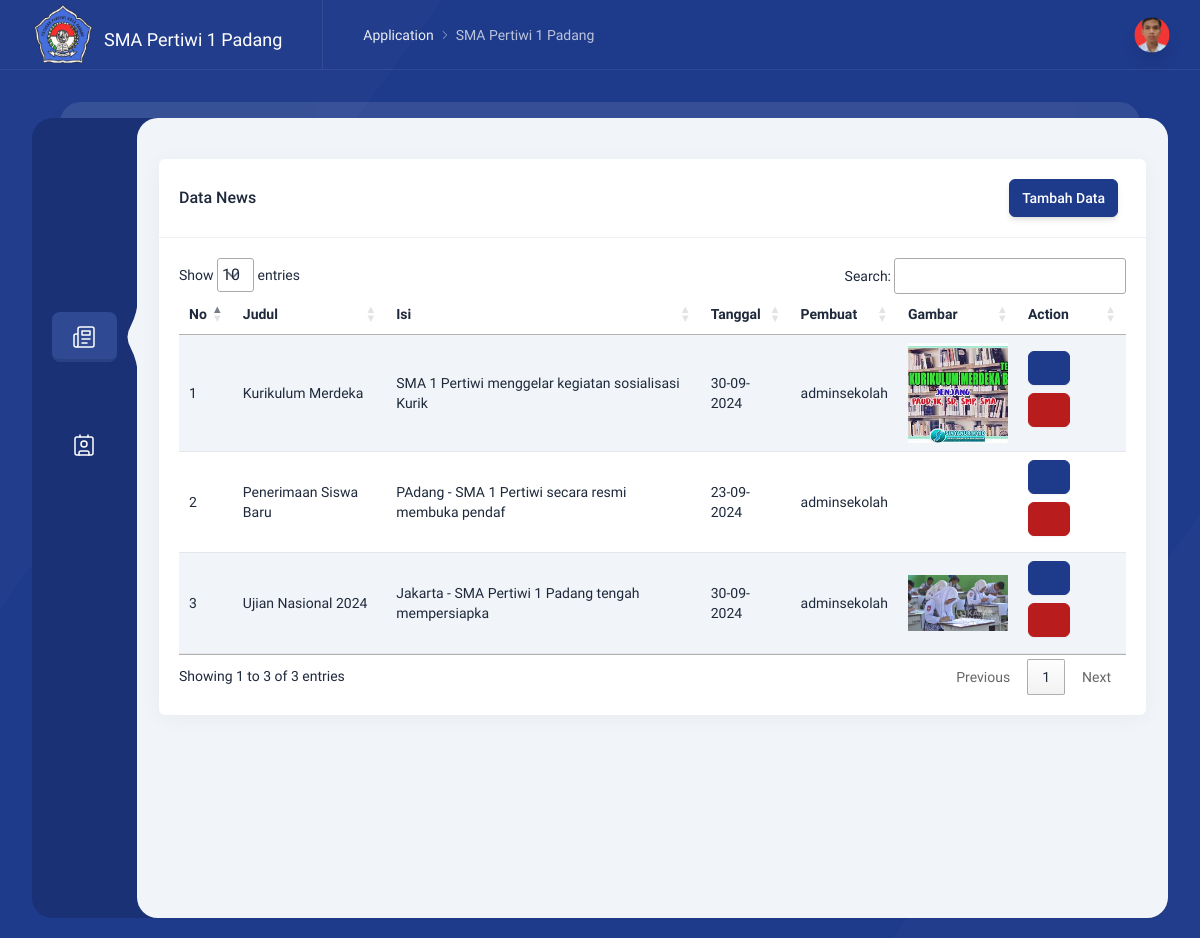
Screenshot of /admin/?page=news/index (signed in) with the database file from the repository.
### tables this page shows
CREATE TABLE `news` (
  `id_news` int(11) NOT NULL AUTO_INCREMENT,
  `judul_news` varchar(255) NOT NULL,
  `news` text NOT NULL,
  `tanggal_news` date NOT NULL,
  `id_user` int(11) NOT NULL,
  `gambar_news` varchar(255) NOT NULL,
  `slug` varchar(255) NOT NULL,
  PRIMARY KEY (`id_news`)
);

CREATE TABLE `user` (
  `id_user` int(11) NOT NULL AUTO_INCREMENT,
  `username` varchar(100) NOT NULL,
  `email` varchar(100) NOT NULL,
  `password` varchar(255) NOT NULL,
  `nama_lengkap` varchar(100) NOT NULL,
  `foto` varchar(255) NOT NULL,
  `status` varchar(255) DEFAULT NULL,
  PRIMARY KEY (`id_user`)
);

### admin/index.php (called while the page is built, shortened)
<?php
include "layout/header.php";
include  "content.php";
include "layout/footer.php";

### admin/news/index.php (the view, shortened to what this page needs)
<div class="content">
    <div class="grid grid-cols-12 gap-6 mt-5">
        <div class="intro-y col-span-12 lg:col-span-12">
            <div class="intro-y box mt-5">
                <div class="flex flex-col sm:flex-row items-center p-5 border-b border-slate-200/60">
                    <h2 class="font-medium text-base mr-auto">
                        Data News
                    </h2>
                    <a data-tw-toggle="modal" data-tw-target="#header-footer-modal-preview"
                        class="btn btn-primary shadow-md mr-2">Tambah Data</a>
                </div>
                <div class="p-5" id="striped-rows-table">
                    <div class="preview">
                        <div class="overflow-x-auto">
                            <table id="datatable" class="table table-striped">
                                <thead>
                                    <tr>
                                        <th>No</th>
                                        <th>Judul</th>
                                        <th>Isi</th>
                                        <th>Tanggal</th>
                                        <th>Pembuat</th>
                                        <th>Gambar</th>
                                        <th>Action</th>
                                    </tr>
                                </thead>
                                <tbody>
                                    <?php
                                       $no = 1;
                                       $query = mysqli_query($koneksi, "SELECT * FROM news
                                      JOIN user ON news.id_user=user.id_user
                                        ORDER BY id_news DESC");
                                       while ($data =  mysqli_fetch_array($query)) {
                                       ?>
                                        <tr>
                                            <td><?php echo $no++ ?></td>
                                            <td> <?php echo $data['judul_news'] ?></td>
                                            <td> <?php echo substr($data['news'], 0, 50)  ?></td>
                                            <td> <?php echo date('d-m-Y', strtotime($data['tanggal_news'])) ?></td>
                                            <td> <?php echo $data['nama_lengkap']  ?></td>
                                            <td class="text-center"> <img width="100" src="../admin/uploads/<?php echo $data['gambar_news'] ?>" alt=""></td>
                                            <td>
                                                <a data-tw-toggle="modal"
                                                    data-tw-target="#update-header-footer-modal-preview-<?php echo $data['id_news']; ?>"
                                                    class="btn btn-primary mr-1 mb-2">
                                                    <i data-lucide="edit" class="w-4 h-4"></i>
                                                </a>
                                                <a data-tw-toggle="modal"
                                                    data-tw-target="#delete-confirmation-modal-<?php echo $data['id_news']; ?>"
                                                    class="btn btn-danger mr-1 mb-2">
                                                    <i data-lucide="trash" class="w-4 h-4"></i> </a>
                                            </td>
                                        </tr>
                                    <?php } ?>
                                </tbody>
                            </table>
                        </div>
                    </div>
                </div>
            </div>
        </div>
    </div>
</div>

### rows the page displays
news: judul_news "Kurikulum Merdeka", news "SMA 1 Pertiwi menggelar kegiatan sosialisasi Kurik", tanggal_news "30-09-2024", id_user.nama_lengkap "adminsekolah", gambar_news (picture)
news: judul_news "Penerimaan Siswa Baru", news "PAdang - SMA 1 Pertiwi secara resmi membuka pendaf", tanggal_news "23-09-2024", id_user.nama_lengkap "adminsekolah"
news: judul_news "Ujian Nasional 2024", news "Jakarta - SMA Pertiwi 1 Padang tengah mempersiapka", tanggal_news "30-09-2024", id_user.nama_lengkap "adminsekolah", gambar_news (picture)
